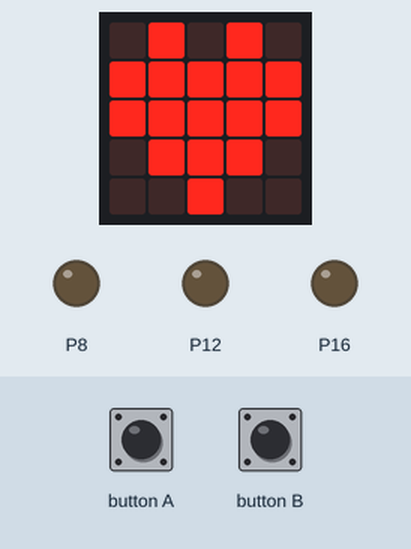
Simulated run of this program. Board: BBC micro:bit (MakeCode). On the bench: the board's 5×5 LED display, output pins drawn as LEDs (lit = HIGH). Dashed ring = blinking. Inputs (shaded band) come from the test bench.

Above: at 1.8 s.
1.9 s: button A pressed for 0.15 s
At 3.1 s:
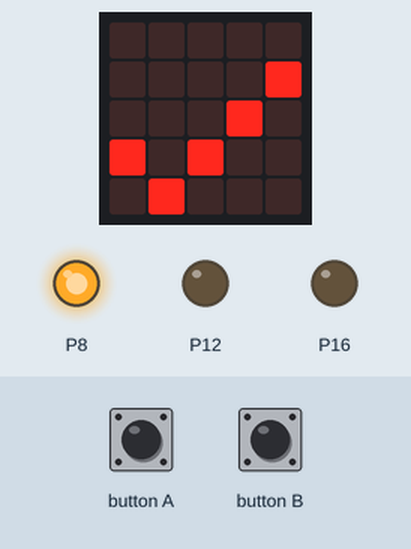
5.0 s: button B pressed for 0.15 s
At 7.8 s:
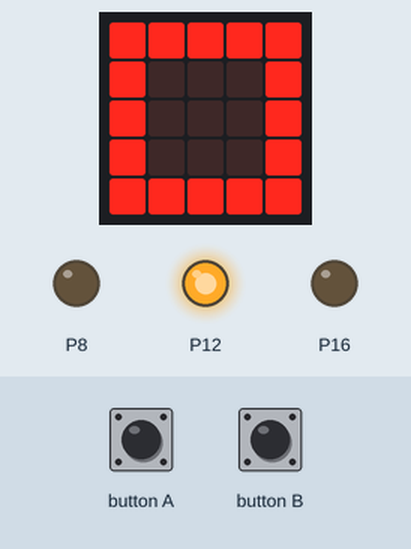
8.1 s: button A pressed for 0.15 s
At 8.8 s:
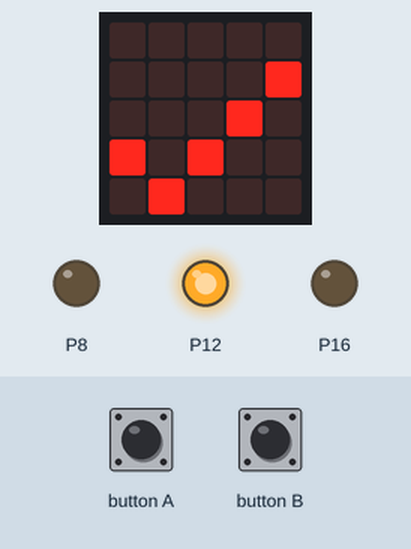
10.4 s: button A pressed for 0.15 s
13.3 s: button B pressed 2 times (0.12 s each, 0.3 s apart)
At 16.0 s:
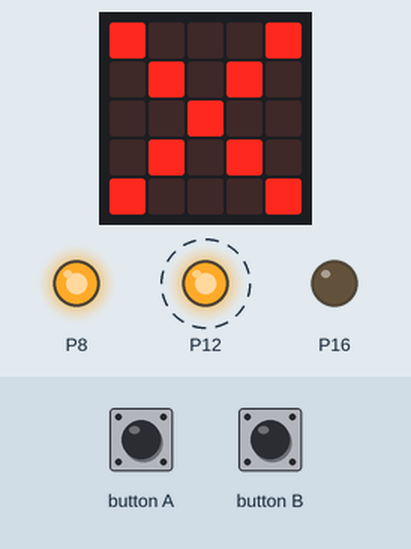
Timing chart, 0 to 20.4 s (numbered marks = the images above; inputs shaded):
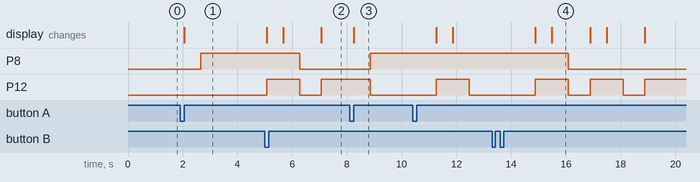

Measured:
- after the input at 1.9 s, P8: LOW → HIGH after 0.75 s; the display: changes after 0.15 s (image 1)
- after the input at 5.0 s, P8: HIGH → LOW after 1.3 s; the display: first differs from a run without the input after 0.67 s (image 2 shows a later state)
- after the input at 8.1 s, P8: LOW → HIGH after 0.75 s; P12: HIGH → LOW after 0.75 s; the display: changes after 0.15 s (image 3)
- after the input at 13.3 s, P8: HIGH → LOW after 2.8 s; the display: first differs from a run without the input after 2.2 s (image 4)

The program:

main.ts
```typescript
input.onButtonPressed(Button.A, function () {
    basic.showIcon(IconNames.Yes)
    pins.digitalWritePin(DigitalPin.P12, 0)
    pins.digitalWritePin(DigitalPin.P8, 1)
    for (let index = 0; index < 800; index++) {
        pins.digitalWritePin(DigitalPin.P16, 1)
        control.waitMicros(1500)
        pins.digitalWritePin(DigitalPin.P16, 0)
        control.waitMicros(1500)
    }
    pins.digitalWritePin(DigitalPin.P12, 1)
    basic.showIcon(IconNames.Square)
})
input.onButtonPressed(Button.B, function () {
    basic.showIcon(IconNames.No)
    pins.digitalWritePin(DigitalPin.P12, 0)
    pins.digitalWritePin(DigitalPin.P8, 0)
    for (let index = 0; index < 133; index++) {
        pins.digitalWritePin(DigitalPin.P16, 1)
        control.waitMicros(3000)
        pins.digitalWritePin(DigitalPin.P16, 0)
        control.waitMicros(3000)
    }
    pins.digitalWritePin(DigitalPin.P12, 1)
    basic.showIcon(IconNames.Square)
})
basic.showIcon(IconNames.Heart)
basic.forever(function () {

})
```

test.ts
```typescript
// 在這裡測試；當此封包作為擴充功能時，將不會編譯此內容。
```
